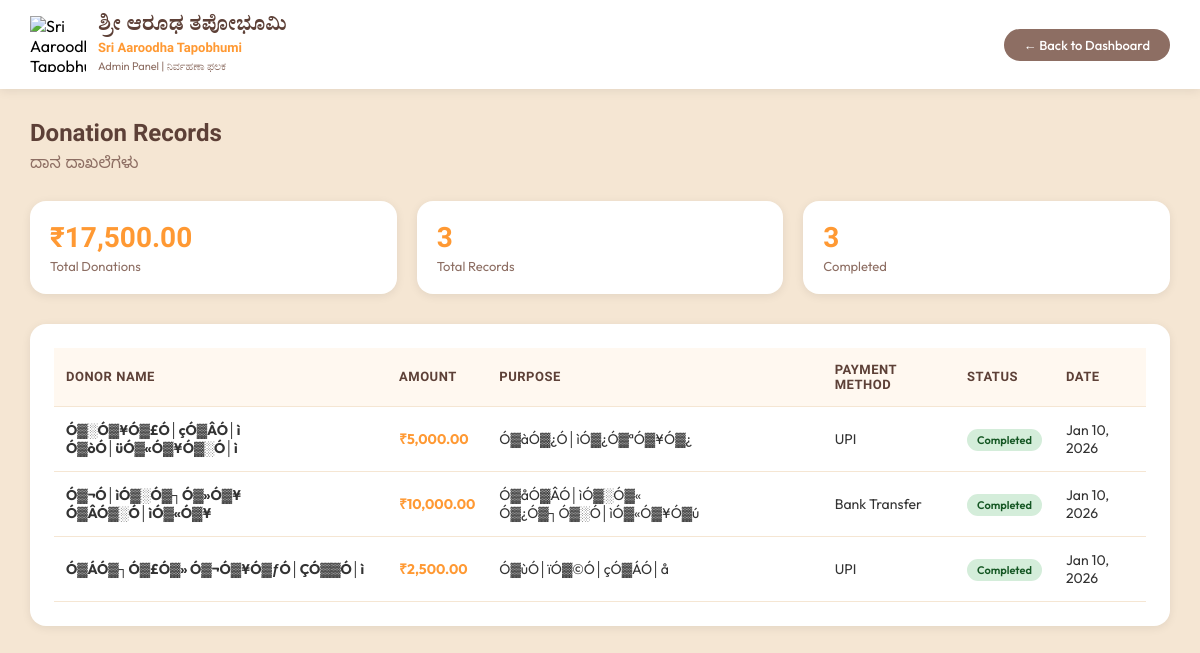
The page /admin/donations.php (signed in) on the database its author committed.
### tables this page shows
CREATE TABLE `donations` (
  `id` int(11) NOT NULL AUTO_INCREMENT,
  `donor_name` varchar(255) NOT NULL,
  `donor_email` varchar(255) DEFAULT NULL,
  `donor_phone` varchar(20) DEFAULT NULL,
  `amount` decimal(10,2) NOT NULL,
  `payment_method` varchar(50) DEFAULT NULL,
  `transaction_id` varchar(255) DEFAULT NULL,
  `purpose` varchar(255) DEFAULT NULL,
  `message` text DEFAULT NULL,
  `status` enum('pending','completed','failed') DEFAULT 'pending',
  `created_at` timestamp NOT NULL DEFAULT current_timestamp(),
  PRIMARY KEY (`id`)
);

### admin/donations.php (the view, shortened to what this page needs)
<?php
require_once 'db_connect.php';
$stmt = $pdo->query("SELECT * FROM donations ORDER BY created_at DESC");
$donations = $stmt->fetchAll();
?>
<!DOCTYPE html>
<html lang="en">
<head>
</head>
<body>
    <div class="admin-header">
        <div class="header-content">
            <div class="logo-section">
                <img src="../assets/ashrama-logo.png" alt="Sri Aaroodha Tapobhumi Logo" class="admin-logo">
                <div class="title-section">
                    <h1 class="title-kannada">ಶ್ರೀ ಆರೂಢ ತಪೋಭೂಮಿ</h1>
                    <p class="title-english">Sri Aaroodha Tapobhumi</p>
                    <p class="subtitle">Admin Panel | ನಿರ್ವಹಣಾ ಫಲಕ</p>
                </div>
            </div>
            <div class="header-actions">
                <a href="dashboard.php" class="btn-back">← Back to Dashboard</a>
            </div>
        </div>
    </div>
    <div class="container">
        <h2 class="page-title">Donation Records</h2>
        <p class="page-subtitle">ದಾನ ದಾಖಲೆಗಳು</p>
        <div class="stats">
            <div class="stat-card">
                <div class="stat-value">₹<?php echo number_format(array_sum(array_column($donations, 'amount')), 2); ?></div>
                <div class="stat-label">Total Donations</div>
            </div>
            <div class="stat-card">
                <div class="stat-value"><?php echo count($donations); ?></div>
                <div class="stat-label">Total Records</div>
            </div>
            <div class="stat-card">
                <div class="stat-value"><?php echo count(array_filter($donations, fn($d) => $d['status'] === 'completed')); ?></div>
                <div class="stat-label">Completed</div>
            </div>
        </div>
        <div class="table-container">
            <table>
                <thead>
                    <tr>
                        <th>Donor Name</th>
                        <th>Amount</th>
                        <th>Purpose</th>
                        <th>Payment Method</th>
                        <th>Status</th>
                        <th>Date</th>
                    </tr>
                </thead>
                <tbody>
                    <?php foreach ($donations as $donation): ?>
                    <tr>
                        <td><strong><?php echo htmlspecialchars($donation['donor_name']); ?></strong></td>
                        <td><strong style="color: #FF9933;">₹<?php echo number_format($donation['amount'], 2); ?></strong></td>
                        <td><?php echo htmlspecialchars($donation['purpose'] ?? '-'); ?></td>
                        <td><?php echo htmlspecialchars($donation['payment_method'] ?? '-'); ?></td>
                        <td>
                            <span class="badge badge-<?php echo $donation['status']; ?>">
                                <?php echo ucfirst($donation['status']); ?>
                            </span>
                        </td>
                        <td><?php echo date('M d, Y', strtotime($donation['created_at'])); ?></td>
                    </tr>
                    <?php endforeach; ?>
                </tbody>
            </table>
        </div>
    </div>
</body>
</html>

### admin/donations.php (style rules this page uses)
* { margin: 0; padding: 0; box-sizing: border-box; }
body { font-family: 'Outfit', sans-serif; background: #F5E6D3; min-height: 100vh; }
.admin-header { background: white; box-shadow: 0 2px 10px rgba(0,0,0,0.08); position: sticky; top: 0; z-index: 100; }
.header-content { max-width: 1400px; margin: 0 auto; padding: 16px 30px; display: flex; justify-content: space-between; align-items: center; }
.logo-section { display: flex; align-items: center; gap: 12px; }
.admin-logo { width: 56px; height: 56px; object-fit: contain; }
.title-section { display: flex; flex-direction: column; }
.title-kannada { font-family: 'Noto Serif Kannada', serif; font-size: 20px; font-weight: 700; color: #5D4037; line-height: 1.2; }
.title-english { font-family: 'Lexend', sans-serif; font-size: 13px; font-weight: 600; color: #FF9933; line-height: 1.3; }
.subtitle { font-family: 'Outfit', sans-serif; font-size: 11px; color: #8D6E63; margin-top: 2px; }
.btn-back { background: #8D6E63; color: white; padding: 8px 20px; border-radius: 50px; text-decoration: none; font-family: 'Outfit', sans-serif; font-size: 13px; font-weight: 500; transition: all 0.3s ease; }
.container { max-width: 1400px; margin: 30px auto; padding: 0 30px; }
.page-title { font-family: 'Lexend', sans-serif; font-size: 24px; font-weight: 700; color: #5D4037; margin-bottom: 8px; }
.page-subtitle { font-family: 'Noto Sans Kannada', sans-serif; font-size: 16px; color: #8D6E63; margin-bottom: 24px; }
.stats { display: grid; grid-template-columns: repeat(auto-fit, minmax(200px, 1fr)); gap: 20px; margin-bottom: 30px; }
.stat-card { background: white; padding: 20px; border-radius: 16px; box-shadow: 0 2px 10px rgba(0,0,0,0.08); }
.stat-value { font-family: 'Lexend', sans-serif; font-size: 28px; font-weight: 700; color: #FF9933; }
.stat-label { font-size: 13px; color: #8D6E63; margin-top: 4px; }
.table-container { background: white; border-radius: 16px; padding: 24px; box-shadow: 0 2px 10px rgba(0,0,0,0.08); overflow-x: auto; }
table { width: 100%; border-collapse: collapse; }
th, td { padding: 14px 12px; text-align: left; border-bottom: 1px solid #F5E6D3; }
th { background: #FFF8F0; font-weight: 600; color: #5D4037; font-family: 'Lexend', sans-serif; font-size: 13px; text-transform: uppercase; letter-spacing: 0.5px; }
td { font-family: 'Outfit', sans-serif; font-size: 14px; color: #333; }
.badge { padding: 4px 10px; border-radius: 12px; font-size: 11px; font-weight: 600; font-family: 'Outfit', sans-serif; }
.badge-completed { background: #d4edda; color: #155724; }

### rows shown on the page
donations: donor_name "Ó▓░Ó▓¥Ó▓£Ó│çÓ▓ÂÓ│ì Ó▓òÓ│üÓ▓«Ó▓¥Ó▓░Ó│ì", amount "5,000.00", purpose "Ó▓àÓ▓¿Ó│ìÓ▓¿Ó▓ªÓ▓¥Ó▓¿", payment_method "UPI", status "Completed", created_at "Jan 10, 2026"
donations: donor_name "Ó▓¬Ó│ìÓ▓░Ó▓┐Ó▓»Ó▓¥ Ó▓ÂÓ▓░Ó│ìÓ▓«Ó▓¥", amount "10,000.00", purpose "Ó▓åÓ▓ÂÓ│ìÓ▓░Ó▓« Ó▓¿Ó▓┐Ó▓░Ó│ìÓ▓«Ó▓¥Ó▓ú", payment_method "Bank Transfer", status "Completed", created_at "Jan 10, 2026"
donations: donor_name "Ó▓ÁÓ▓┐Ó▓£Ó▓» Ó▓¬Ó▓¥Ó▓ƒÓ│ÇÓ▓▓Ó│ì", amount "2,500.00", purpose "Ó▓ùÓ│ïÓ▓©Ó│çÓ▓ÁÓ│å", payment_method "UPI", status "Completed", created_at "Jan 10, 2026"

### other values the page prints
array_sum(array_column($donations, 'amount')) "17,500.00"
count($donations) "3"
